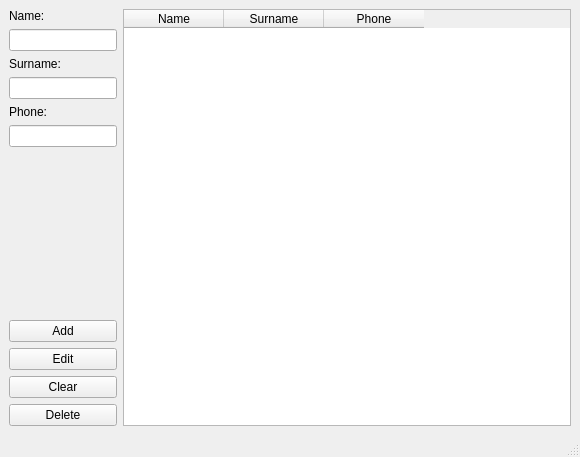
<?xml version="1.0" encoding="UTF-8"?>
<ui version="4.0">
 <class>MainWindow</class>
 <widget class="QMainWindow" name="MainWindow">
  <property name="geometry">
   <rect>
    <x>0</x>
    <y>0</y>
    <width>580</width>
    <height>457</height>
   </rect>
  </property>
  <property name="windowTitle">
   <string>Telephone Directory</string>
  </property>
  <widget class="QWidget" name="centralwidget">
   <layout class="QHBoxLayout" name="horizontalLayout">
    <item>
     <layout class="QVBoxLayout" name="verticalLayout">
      <item>
       <widget class="QLabel" name="label">
        <property name="text">
         <string>Name:</string>
        </property>
       </widget>
      </item>
      <item>
       <widget class="QLineEdit" name="lineEdit_Name">
        <property name="sizePolicy">
         <sizepolicy hsizetype="Minimum" vsizetype="Fixed">
          <horstretch>0</horstretch>
          <verstretch>0</verstretch>
         </sizepolicy>
        </property>
       </widget>
      </item>
      <item>
       <widget class="QLabel" name="label_2">
        <property name="text">
         <string>Surname:</string>
        </property>
       </widget>
      </item>
      <item>
       <widget class="QLineEdit" name="lineEdit_Surname">
        <property name="sizePolicy">
         <sizepolicy hsizetype="Minimum" vsizetype="Fixed">
          <horstretch>0</horstretch>
          <verstretch>0</verstretch>
         </sizepolicy>
        </property>
       </widget>
      </item>
      <item>
       <widget class="QLabel" name="label_3">
        <property name="text">
         <string>Phone:</string>
        </property>
       </widget>
      </item>
      <item>
       <widget class="QLineEdit" name="lineEdit_Phone">
        <property name="sizePolicy">
         <sizepolicy hsizetype="Minimum" vsizetype="Fixed">
          <horstretch>0</horstretch>
          <verstretch>0</verstretch>
         </sizepolicy>
        </property>
       </widget>
      </item>
      <item>
       <spacer name="verticalSpacer">
        <property name="orientation">
         <enum>Qt::Vertical</enum>
        </property>
        <property name="sizeHint" stdset="0">
         <size>
          <width>20</width>
          <height>40</height>
         </size>
        </property>
       </spacer>
      </item>
      <item>
       <widget class="QPushButton" name="pushButton_Add">
        <property name="text">
         <string>Add</string>
        </property>
       </widget>
      </item>
      <item>
       <widget class="QPushButton" name="pushButton_Edit">
        <property name="text">
         <string>Edit</string>
        </property>
       </widget>
      </item>
      <item>
       <widget class="QPushButton" name="pushButton_Clear">
        <property name="text">
         <string>Clear</string>
        </property>
       </widget>
      </item>
      <item>
       <widget class="QPushButton" name="pushButton_Delete">
        <property name="text">
         <string>Delete</string>
        </property>
       </widget>
      </item>
     </layout>
    </item>
    <item>
     <layout class="QVBoxLayout" name="verticalLayout_2">
      <item>
       <widget class="QTableWidget" name="tableWidget">
        <column>
         <property name="text">
          <string>Name</string>
         </property>
        </column>
        <column>
         <property name="text">
          <string>Surname</string>
         </property>
        </column>
        <column>
         <property name="text">
          <string>Phone</string>
         </property>
        </column>
       </widget>
      </item>
     </layout>
    </item>
   </layout>
  </widget>
  <widget class="QMenuBar" name="menubar">
   <property name="geometry">
    <rect>
     <x>0</x>
     <y>0</y>
     <width>580</width>
     <height>26</height>
    </rect>
   </property>
  </widget>
  <widget class="QStatusBar" name="statusbar"/>
 </widget>
 <resources/>
 <connections/>
</ui>
